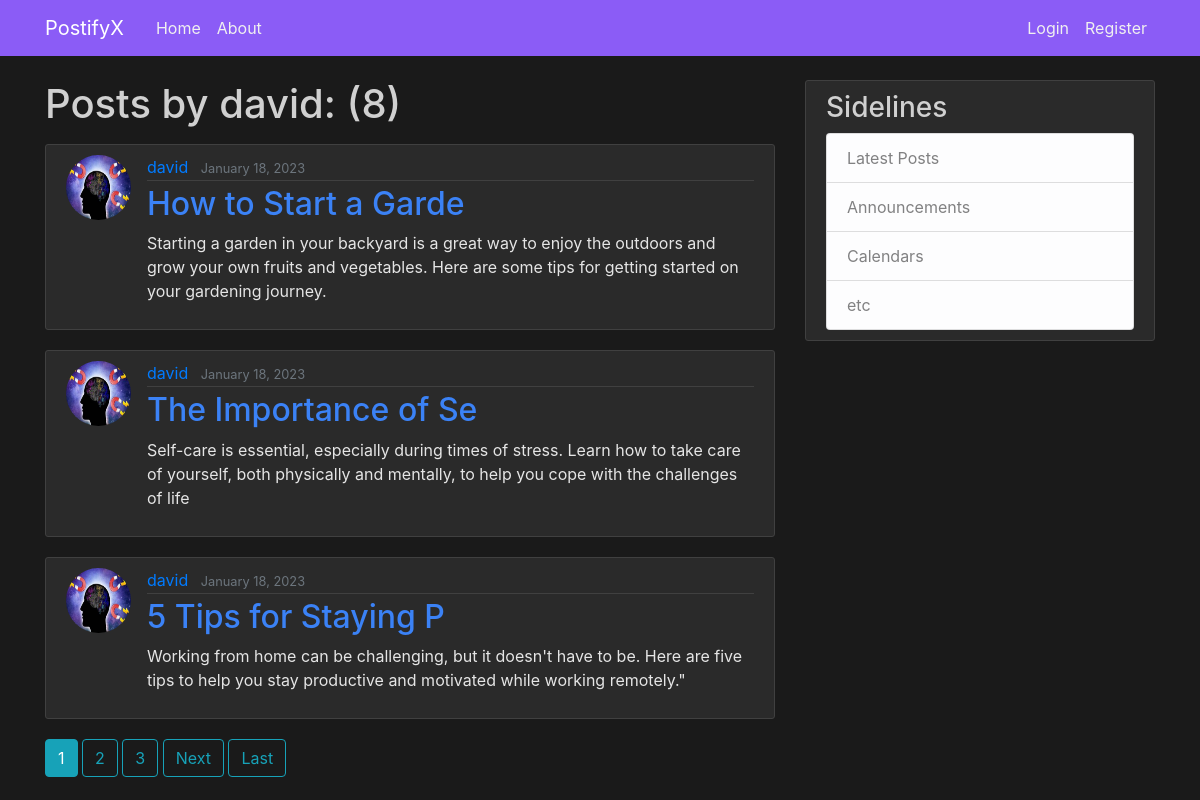
Screenshot of /user/david with the database file from the repository.
### blog/models.py (models this page shows, shortened)
class Post(models.Model):
    title= models.CharField(max_length=1000)
    content=models.TextField()
    date_posted=models.DateTimeField(default=timezone.now)
    author=models.ForeignKey(User,on_delete=models.CASCADE)

### users/models.py (models this page shows, shortened)
class Profile(models.Model):
    user=models.OneToOneField(User,on_delete=models.CASCADE)
    image=models.ImageField(default='default.jpg',upload_to='profile_pics')

### blog/views.py (the view)
# urls.py: path('user/<str:username>',UserPostListView.as_view(),name='user-posts'),
class UserPostListView(ListView):
    model=Post
    template_name='blog/user_post.html'
    context_object_name='posts'
    paginate_by=3
    def get_queryset(self):
        user=get_object_or_404(User, username=self.kwargs.get('username'))
        return Post.objects.filter(author=user).order_by('-date_posted')

### blog/templates/blog/user_post.html (shortened to what this page needs)
{% extends "blog/base.html" %}
{% block content %}
<h1 class="mb-3">Posts by {{view.kwargs.username}}: ({{page_obj.paginator.count}})</h1>
    {% for post in posts %}
        <article class="media content-section">
          <img class="rounded-circle article-img" src="{{ post.author.profile.image.url }}">
          <div class="media-body">
            <div class="article-metadata">
              <a class="mr-2" href="{% url 'user-posts' post.author.username %}">{{ post.author }}</a>
              <small class="text-muted">{{ post.date_posted|date:"F d, Y" }}</small>
            </div>
            <h2><a class="article-title" href="{% url 'post-detail' post.id %}">{{ post.title }}</a></h2>
            <p class="article-content">{{ post.content }}</p>
          </div>
        </article>
    {% endfor %}
    {% if is_paginated %}
    {% for num in page_obj.paginator.page_range %}
      {% if page_obj.number == num %}
        <a class="btn btn-info mb-4" href="?page={{ num }}">{{ num }}</a>
      {% elif num > page_obj.number|add:'-3' and num < page_obj.number|add:'3' %}
        <a class="btn btn-outline-info mb-4" href="?page={{ num }}">{{ num }}</a>
      {% endif %}
    {% endfor %}
    {% if page_obj.has_next %}
      <a class="btn btn-outline-info mb-4" href="?page={{ page_obj.next_page_number }}">Next</a>
      <a class="btn btn-outline-info mb-4" href="?page={{ page_obj.paginator.num_pages }}">Last</a>
    {% endif %}
  {% endif %}
{% endblock content %}

### blog/static/blog/main.css (style rules this page uses)
body { background-color: #1a1a1a; color: #e5e5e5; margin-top: 5rem; }
h1, h2, h3, h4, h5, h6 { color: #d0d0d0; }
.content-section { background: #2a2a2a; padding: 10px 20px; border: 1px solid #404040; border-radius: 3px; margin-bottom: 20px; }
.article-title { color: #3b82f6; }
.article-content { white-space: pre-line; }
.article-img { height: 65px; width: 65px; margin-right: 16px; }
.article-metadata { padding-bottom: 1px; margin-bottom: 4px; border-bottom: 1px solid #404040 }

### rows the page displays
Post: author.profile.image (picture), author "david", date_posted "January 18, 2023", title "How to Start a Garde", content "Starting a garden in your backyard is a great way to enjoy the outdoors and grow your own fruits and vegetables. Here are some tips for getting started on your gardening journey."
Post: author.profile.image (picture), author "david", date_posted "January 18, 2023", title "The Importance of Se", content "Self-care is essential, especially during times of stress. Learn how to take care of yourself, both physically and mentally, to help you cope with the challenges of life"
Post: author.profile.image (picture), author "david", date_posted "January 18, 2023", title "5 Tips for Staying P", content "Working from home can be challenging, but it doesn't have to be. Here are five tips to help you stay productive and motivated while working remotely.\""

### other values shown
{{ view.kwargs.username }} "david"
{{ page_obj.paginator.count }} "8"
{{ num }} "1"
{{ num }} "2" "3"
